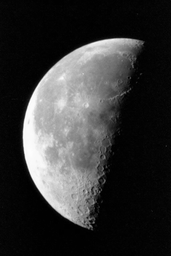
#> input picture Data/Image5.png, 171 x 256 px, shrunk from 358 x 537 before the run, found by its file name
$ python Code_SAP_Noise.py
#> lines starting #> are read from the running program, lines starting #| are printed output that depends on the picture; long printed decimals are rounded
### PSNR_MSE.py
# Importing the libraries
import numpy as np
from math import log10, sqrt

# The Mean-Square Error function
def MSE(original,denoised):
    mse = np.mean((original - denoised) ** 2) # MSE
    return mse

# The PSNR function
def PSNR(original,denoised):
    mse=MSE(original,denoised) # Return the MSE
    if(mse==0): # If MSE=0, it means there is no noise, so psnr will be 100
        return 100

    psnr = 20 * log10(1.0 / sqrt(mse)) # PSNR
    return psnr

### Code_SAP_Noise.py
# This code is for denoising of Salt and Pepper Noisy images
# Import the libraries
import cv2
import numpy as np
from scipy import signal
import matplotlib.pyplot as plt
from math import sqrt

from PSNR_MSE import MSE,PSNR # Import the MSE and PSNR function

img_index=5 # Index of the image on which denoising is to be done (If input image name is 'Image3.png', enter 3 as img_index)

img_input = cv2.imread(r".\Data\Image"+str(img_index)+".png",0)/255  # Read the input image
#> img_input: shape (256, 171) float64; min 0, max 1, mean 0.208
noisy_img_input = cv2.imread(r".\Salt&Pepper_Noisy_Image\noisy_sp_Image"+str(img_index)+".png",0)/255 #Read the Noisy image
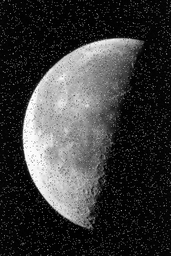
#> input picture Salt&Pepper_Noisy_Image/noisy_sp_Image5.png, 171 x 256 px, shrunk from 358 x 537 before the run, found by its file name
#> noisy_img_input: shape (256, 171) float64; min 0, max 1, mean 0.224

img_to_exp_gauss=noisy_img_input # Noisy image for Gaussian Filtering
img_to_exp_nlm=noisy_img_input # Noisy image for NL-Means denoising

# Gaussian Filtering Denoising

window_size=11 # The window size of the neighbourhood
sigma_gauss=0.8 # The sigma for the gaussian filtering

centre_x,centre_y=(window_size-1.0)/2.0,(window_size-1.0)/2.0 # Find the centre coordinates of the window
x,y = np.ogrid[-centre_x:centre_x+1, -centre_y:centre_y+1] # Create a grid
gauss = np.exp(-(x*x + y*y)/(2.0*sigma_gauss**2)) # The Gaussian distribution function

normalize=gauss/gauss.sum() # Normalize the gaussian distribution
gauss_den = signal.convolve2d(img_to_exp_gauss,normalize,mode='same') # Convolve the noisy image with the normalized gaussian distribution filter to obtain the denoised image
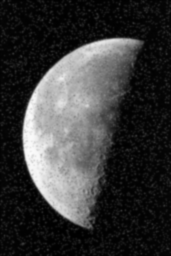
#> gauss_den: shape (256, 171) float64; min 0.00075, max 0.988, mean 0.224


# Non Local Means Denoising

sigma_nlm=sqrt(2)*0.8 # The sigma for the NLM
window_l=10 # The window length for the neighbourhood
window_h=4 # The window width for the neighbourhood

h,w=img_to_exp_nlm.shape # The dimensions of the noisy image
#> h = 256; w = 171

img_pad=np.pad(img_to_exp_nlm,window_l+window_h,mode='constant',constant_values=0) # Add a pad of zeros around the noisy image matrix
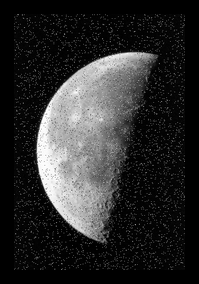
#> img_pad: shape (284, 199) float64; min 0, max 1, mean 0.174

Z=np.zeros(img_to_exp_nlm.shape) # The normalizing constant
weight=np.zeros(img_to_exp_nlm.shape) # The weights

# The Non-Local Means algorithm
for i in range(-window_l,window_l+1):
    for j in range(-window_l,window_l+1):

        power=np.zeros(img_to_exp_nlm.shape) # To store the weighted Euclidean distance

        for k in range(-window_h,window_h+1):
            for l in range(-window_h,window_h+1):

                # Calculating the weighted Euclidean distance
                store1=img_pad[i+k+window_l+window_h:h+i+k+window_l+window_h,j+l+window_l+window_h:w+j+l+window_l+window_h]
                store2=img_pad[k+window_l+window_h:h+k+window_l+window_h,l+window_l+window_h:w+l+window_l+window_h]

                power+=(store1-store2)**2 # The weighted Euclidean distance

        Z+=np.exp(-power/(sigma_nlm**2)) # Find the normalizing constant
        weight+=np.exp(-power/(sigma_nlm**2)) * img_pad[i+window_l+window_h:h+i+window_l+window_h,j+window_l+window_h:w+j+window_l+window_h] # Find the weights
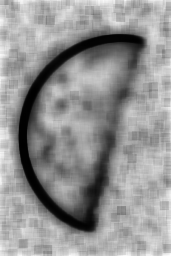
#> Z: shape (256, 171) float64; min 10.39, max 386.1, mean 226.9; drawn with min black and max white
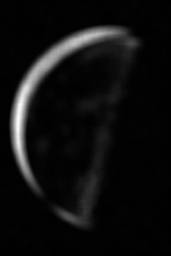
#> power: shape (256, 171) float64; min 0.0463, max 66.22, mean 4.1; drawn with min black and max white
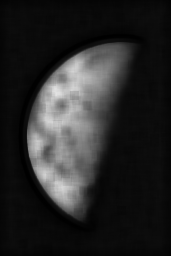
#> weight: shape (256, 171) float64; min 0.506, max 227.2, mean 40.1

nlm_den=weight/Z # The NLM denoised image

print('PSNR for Gaussian Filtering: ',PSNR(img_input,gauss_den)) # PSNR for Gaussian filtering
#> in MSE, `mse = np.mean((original - denoised) ** 2)`: mse = 0.00156
#> in PSNR, `psnr = 20 * log10(1.0 / sqrt(mse))`: psnr = 28.06
#| PSNR for Gaussian Filtering:  28.063
print('MSE for Gaussian Filtering: ',MSE(img_input,gauss_den)) # MSE for Gaussian filtering
#| MSE for Gaussian Filtering:  0.001562

print('PSNR for Non-Local Means: ',PSNR(img_input,nlm_den)) # PSNR for NLM
#| PSNR for Non-Local Means:  29.009
print('MSE for Non-Local Means: ',MSE(img_input,nlm_den)) # MSE for NLM
#| MSE for Non-Local Means:  0.001256

cv2.imwrite(r".\SAP_Noise_Denoised_Result\Gauss_Filter\Gauss_Filter_Result_Image"+str(img_index)+".png",gauss_den*255) # Save the Gaussian denoised image
cv2.imwrite(r".\SAP_Noise_Denoised_Result\Non_Local_Means\NLM_Result_Image"+str(img_index)+".png",nlm_den*255) # Save the NLM denoised image

plt.figure(figsize=(20,12)) # The plot window size

# Plot the input image
plt.subplot(2,2,1)
plt.imshow(img_input,cmap='gray')
plt.title("Input")

# Plot the noisy image
plt.subplot(2,2,2)
plt.imshow(noisy_img_input,cmap='gray')
plt.title("Noisy" + ": [PSNR {0:.3f} dB".format(PSNR(img_input, noisy_img_input)) + ", MSE {0:.4f}]".format(MSE(img_input, noisy_img_input)))

# Plot the Gaussian denoised image
plt.subplot(2,2,3)
plt.imshow(gauss_den,cmap='gray')
plt.title("Gaussian Filter" + ": [PSNR {0:.3f} dB".format(PSNR(img_input, gauss_den)) + ", MSE {0:.4f}]".format(MSE(img_input, gauss_den)))

# Plot the NLM denoised image
plt.subplot(2,2,4)
plt.imshow(nlm_den,cmap='gray')
plt.title("NL-Means" + ": [PSNR {0:.3f} dB".format(PSNR(img_input, nlm_den)) + ", MSE {0:.4f}]".format(MSE(img_input, nlm_den)))

plt.show() # Show the output
